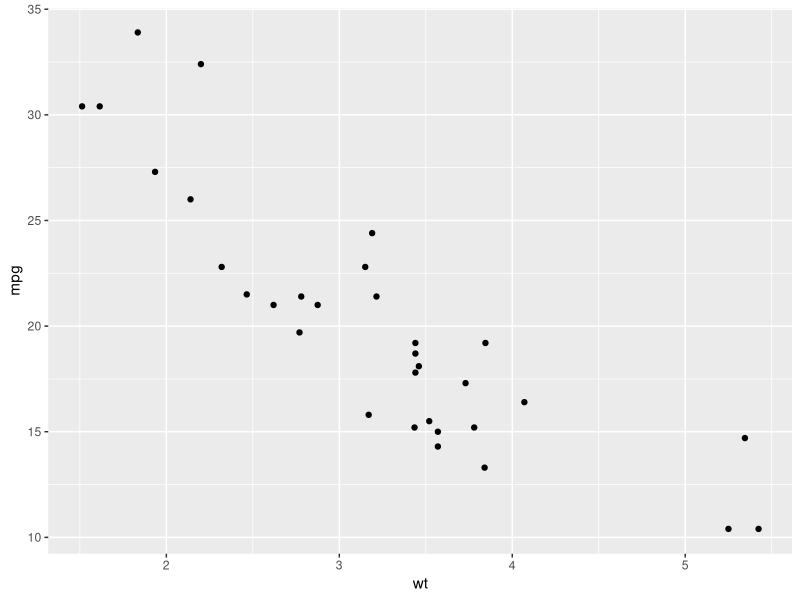
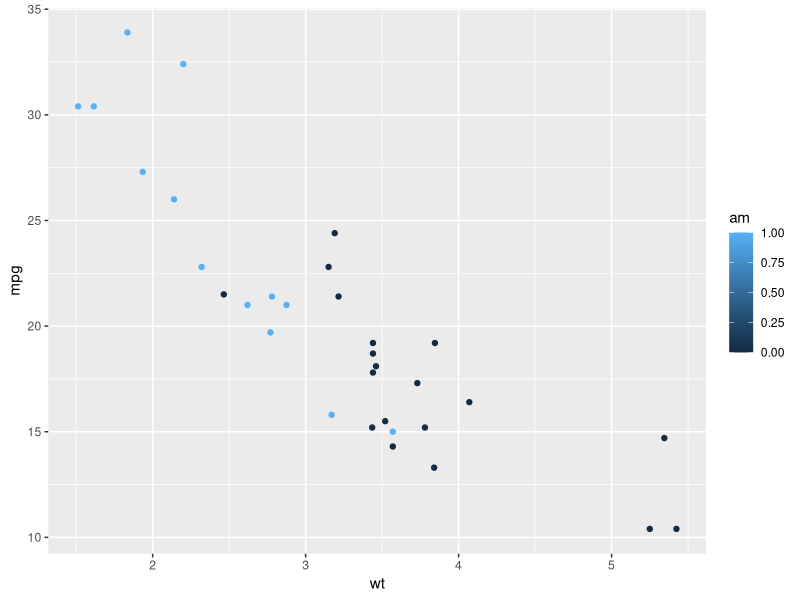
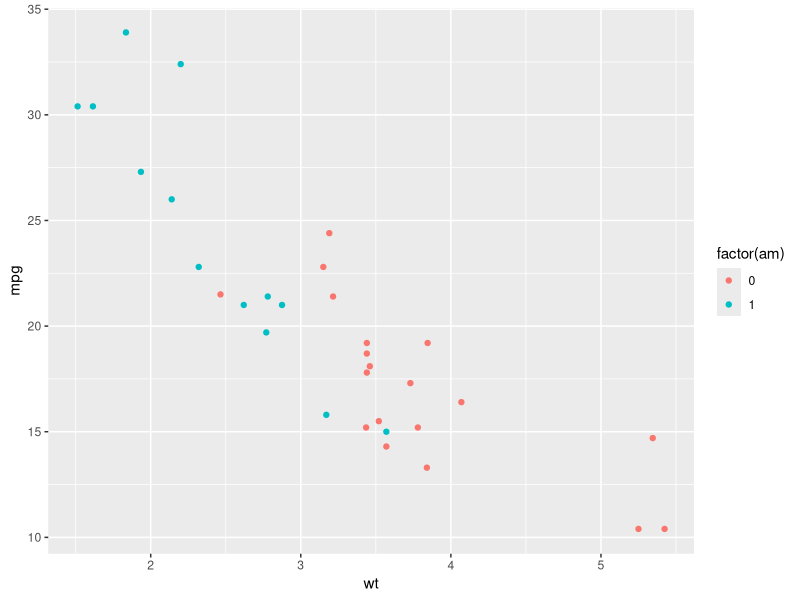
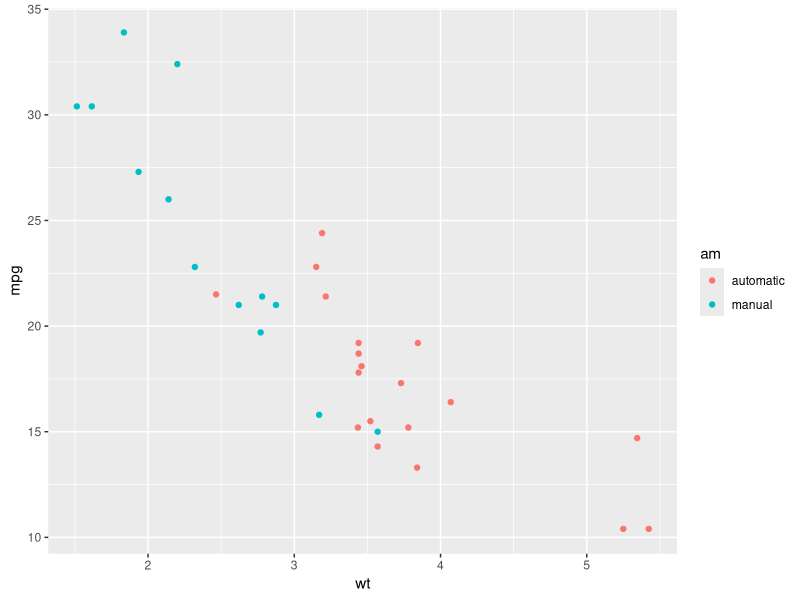
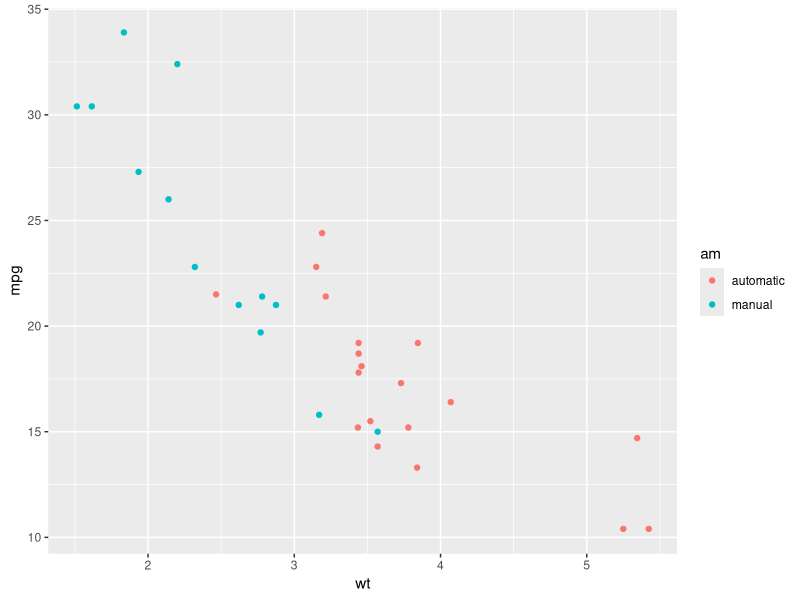

Source code (R) for these figures, in order:
## ---- chunk 1
knitr::opts_chunk$set(echo = TRUE, error = TRUE)
## ---- chunk 2
library(tidyverse)
ggplot(mtcars, aes(x = wt, y = mpg)) + 
  geom_point()
## ---- chunk 3
ggplot(mtcars, aes(x = wt, y = mpg, color = am)) + 
  geom_point()
## ---- chunk 4
ggplot(mtcars, aes(x = wt, y = mpg, color = factor(am))) + 
  geom_point()
## ---- chunk 5
df <- mtcars
df$am[df$am == 0] <- "automatic"
df$am[df$am == 1] <- "manual"
ggplot(df, aes(x = wt, y = mpg, color = am)) + 
  geom_point()
## ---- chunk 6
mtcars |> 
  mutate(am = fct_recode(factor(am), "automatic" = "0", "manual" = "1")) |>
  ggplot(aes(x = wt, y = mpg, color = am)) + 
  geom_point()
